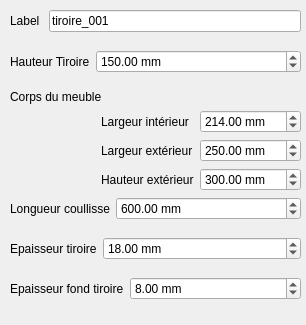
<?xml version="1.0" encoding="UTF-8"?>
<ui version="4.0">
 <class>BlockPanel</class>
 <widget class="QDialog" name="BlockPanel">
  <property name="geometry">
   <rect>
    <x>0</x>
    <y>0</y>
    <width>306</width>
    <height>325</height>
   </rect>
  </property>
  <property name="minimumSize">
   <size>
    <width>0</width>
    <height>325</height>
   </size>
  </property>
  <property name="windowTitle">
   <string>Dialog</string>
  </property>
  <widget class="QWidget" name="gridLayoutWidget">
   <property name="geometry">
    <rect>
     <x>10</x>
     <y>10</y>
     <width>291</width>
     <height>301</height>
    </rect>
   </property>
   <layout class="QGridLayout" name="gridLayout">
    <item row="1" column="0">
     <layout class="QFormLayout" name="labelForm">
      <item row="0" column="1">
       <widget class="QLineEdit" name="label_edit">
        <property name="text">
         <string>tiroire_001</string>
        </property>
       </widget>
      </item>
      <item row="0" column="0">
       <widget class="QLabel" name="label_label">
        <property name="text">
         <string>Label </string>
        </property>
       </widget>
      </item>
     </layout>
    </item>
    <item row="6" column="0">
     <layout class="QFormLayout" name="panelTiroireBottomThicknessForm">
      <item row="0" column="1">
       <widget class="QDoubleSpinBox" name="tiroire_bottom_thickness">
        <property name="suffix">
         <string> mm</string>
        </property>
        <property name="maximum">
         <double>199.990000000000009</double>
        </property>
        <property name="value">
         <double>8.000000000000000</double>
        </property>
       </widget>
      </item>
      <item row="0" column="0">
       <widget class="QLabel" name="tiroire_bottom_thickness_label">
        <property name="text">
         <string>Epaisseur fond tiroire</string>
        </property>
       </widget>
      </item>
     </layout>
    </item>
    <item row="3" column="0">
     <layout class="QGridLayout" name="boxLayout">
      <item row="2" column="0">
       <widget class="QLabel" name="box">
        <property name="text">
         <string>Corps du meuble</string>
        </property>
       </widget>
      </item>
      <item row="3" column="0">
       <layout class="QGridLayout" name="gridLayout_4">
        <item row="0" column="0">
         <spacer name="horizontalSpacer">
          <property name="orientation">
           <enum>Qt::Horizontal</enum>
          </property>
          <property name="sizeHint" stdset="0">
           <size>
            <width>40</width>
            <height>20</height>
           </size>
          </property>
         </spacer>
        </item>
        <item row="0" column="1">
         <layout class="QFormLayout" name="formLayout">
          <item row="1" column="0">
           <widget class="QLabel" name="inside_width_label">
            <property name="text">
             <string>Largeur intérieur</string>
            </property>
           </widget>
          </item>
          <item row="1" column="1">
           <widget class="QDoubleSpinBox" name="inside_width">
            <property name="suffix">
             <string> mm</string>
            </property>
            <property name="maximum">
             <double>99999.000000000000000</double>
            </property>
            <property name="value">
             <double>214.000000000000000</double>
            </property>
           </widget>
          </item>
          <item row="2" column="0">
           <widget class="QLabel" name="outside_width_label">
            <property name="text">
             <string>Largeur extérieur</string>
            </property>
           </widget>
          </item>
          <item row="2" column="1">
           <widget class="QDoubleSpinBox" name="outside_width">
            <property name="suffix">
             <string> mm</string>
            </property>
            <property name="maximum">
             <double>99999.000000000000000</double>
            </property>
            <property name="value">
             <double>250.000000000000000</double>
            </property>
           </widget>
          </item>
          <item row="3" column="0">
           <widget class="QLabel" name="outside_height_label">
            <property name="text">
             <string>Hauteur extérieur</string>
            </property>
           </widget>
          </item>
          <item row="3" column="1">
           <widget class="QDoubleSpinBox" name="outside_height">
            <property name="suffix">
             <string> mm</string>
            </property>
            <property name="maximum">
             <double>99999.000000000000000</double>
            </property>
            <property name="value">
             <double>300.000000000000000</double>
            </property>
           </widget>
          </item>
         </layout>
        </item>
       </layout>
      </item>
     </layout>
    </item>
    <item row="5" column="0">
     <layout class="QFormLayout" name="panelTiroireThicknessForm">
      <item row="0" column="1">
       <widget class="QDoubleSpinBox" name="tiroire_thickness">
        <property name="suffix">
         <string> mm</string>
        </property>
        <property name="maximum">
         <double>199.990000000000009</double>
        </property>
        <property name="value">
         <double>18.000000000000000</double>
        </property>
       </widget>
      </item>
      <item row="0" column="0">
       <widget class="QLabel" name="tiroire_thickness_label">
        <property name="text">
         <string>Epaisseur tiroire</string>
        </property>
       </widget>
      </item>
     </layout>
    </item>
    <item row="2" column="0">
     <layout class="QFormLayout" name="panelTiroireHeightForm">
      <item row="0" column="1">
       <widget class="QDoubleSpinBox" name="tiroire_height">
        <property name="suffix">
         <string> mm</string>
        </property>
        <property name="maximum">
         <double>99999.000000000000000</double>
        </property>
        <property name="value">
         <double>150.000000000000000</double>
        </property>
       </widget>
      </item>
      <item row="0" column="0">
       <widget class="QLabel" name="tiroire_height_label">
        <property name="text">
         <string>Hauteur Tiroire</string>
        </property>
       </widget>
      </item>
     </layout>
    </item>
    <item row="4" column="0">
     <layout class="QFormLayout" name="panelSlideLenghtForm">
      <item row="0" column="0">
       <widget class="QLabel" name="slide_lenght_label">
        <property name="text">
         <string>Longueur coullisse</string>
        </property>
       </widget>
      </item>
      <item row="0" column="1">
       <widget class="QDoubleSpinBox" name="slide_lenght">
        <property name="suffix">
         <string> mm</string>
        </property>
        <property name="maximum">
         <double>99999.000000000000000</double>
        </property>
        <property name="value">
         <double>600.000000000000000</double>
        </property>
       </widget>
      </item>
     </layout>
    </item>
   </layout>
  </widget>
 </widget>
 <resources/>
 <connections/>
</ui>
